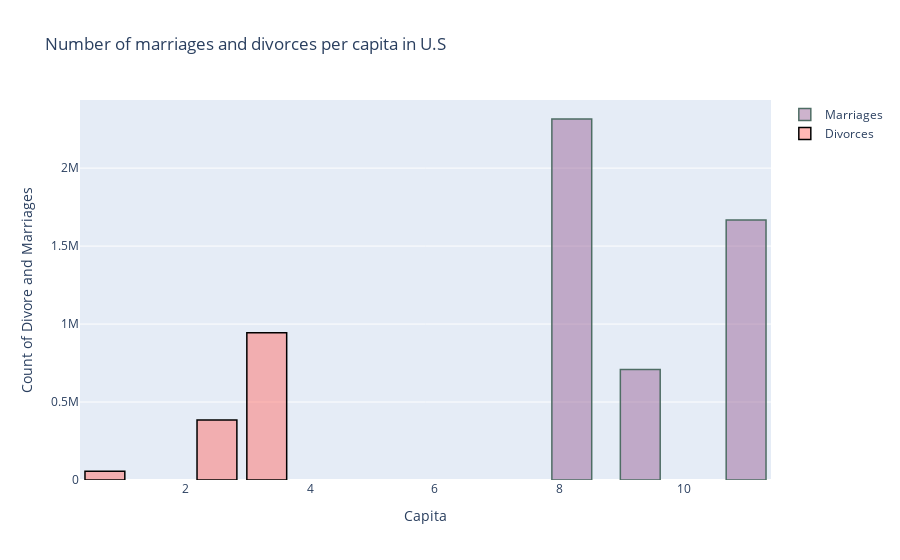

The cell this chart's notebook holds for it:
### Code cell
import plotly.graph_objs as go
# trace1 
trace1 = go.Bar(
                x = filteredRecords1.Marriages_per_1000,
                y = filteredRecords1.Marriages,
                name = "Marriages",
                marker = dict(color = 'rgba(155, 104, 155, 0.5)',
                             line=dict(color='rgb(78,109,100)',width=1.5))
                )
# trace2 
trace2 = go.Bar(
                x = filteredRecords1.Divorces_per_1000,
                y = filteredRecords1.Divorces,
                name = "Divorces",
                marker = dict(color = 'rgba(255, 115, 108, 0.5)',
                              line=dict(color='rgb(0,0,0)',width=1.5))
                )
data = [trace1,trace2]
layout = go.Layout(barmode = "group")
layout=dict(title = 'Number of marriages and divorces per capita in U.S',
              xaxis= dict(title= 'Capita'),
              yaxis= dict(title= 'Count of Divore and Marriages')
             )
fig = go.Figure(data = data, layout = layout)
iplot(fig)

### Figure 1 — Plotly figure (JSON) as saved in the notebook; plotly's stock layout.template omitted (floating-point values rounded to 4 significant figures)
{"data": [{"marker": {"color": "rgba(155, 104, 155, 0.5)", "line": {"color": "rgb(78,109,100)", "width": 1.5}}, "name": "Marriages", "type": "bar", "x": [9.3, 11, 8.2], "y": [709000, 1667000, 2315000]}, {"marker": {"color": "rgba(255, 115, 108, 0.5)", "line": {"color": "rgb(0,0,0)", "width": 1.5}}, "name": "Divorces", "type": "bar", "x": [0.7, 2.5, 3.3], "y": [56000, 385000, 944000]}], "layout": {"title": {"text": "Number of marriages and divorces per capita in U.S"}, "xaxis": {"title": {"text": "Capita"}}, "yaxis": {"title": {"text": "Count of Divore and Marriages"}}}}
